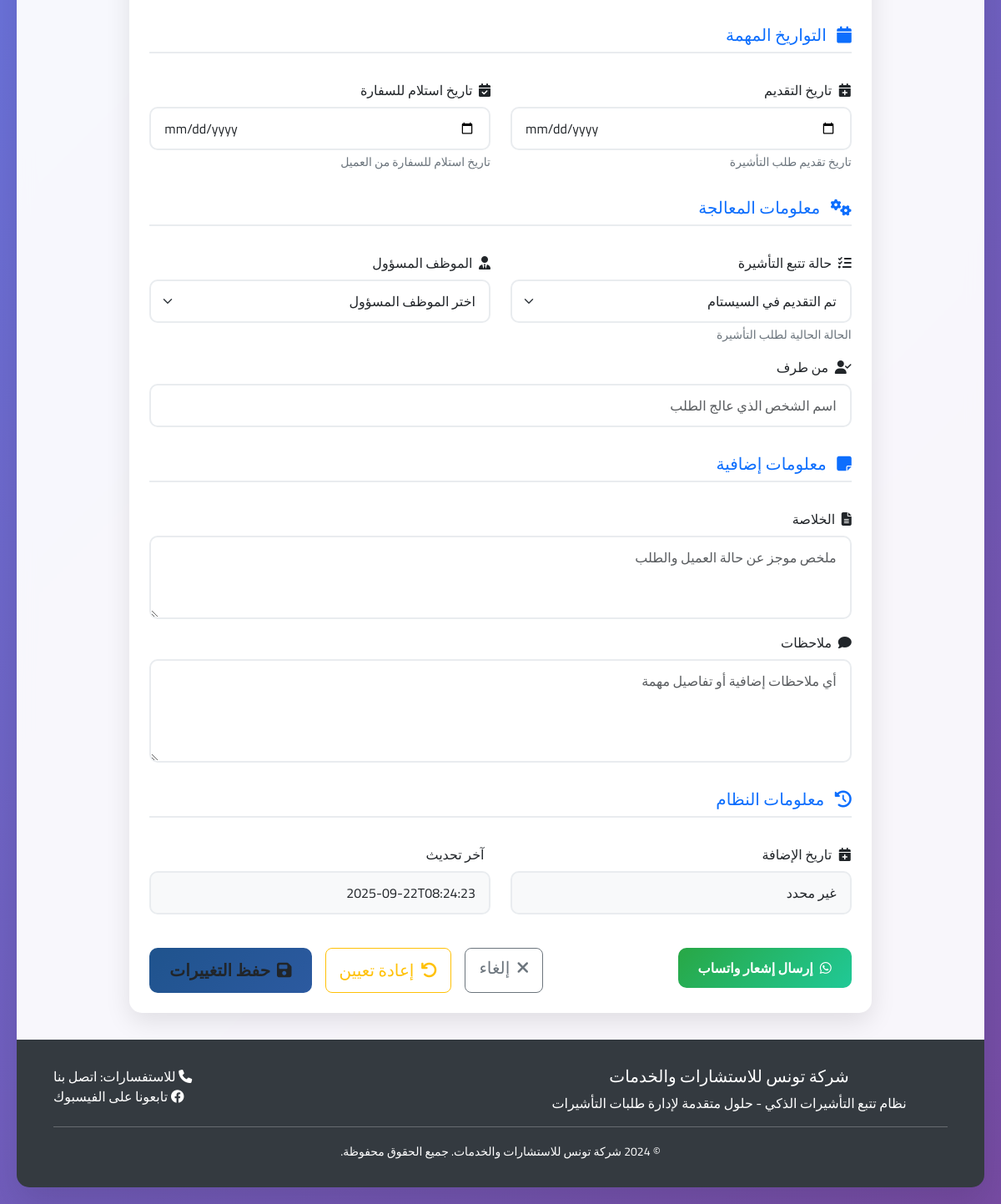
The page /client/edit/CLI973 (lower part) on the database as committed earlier.
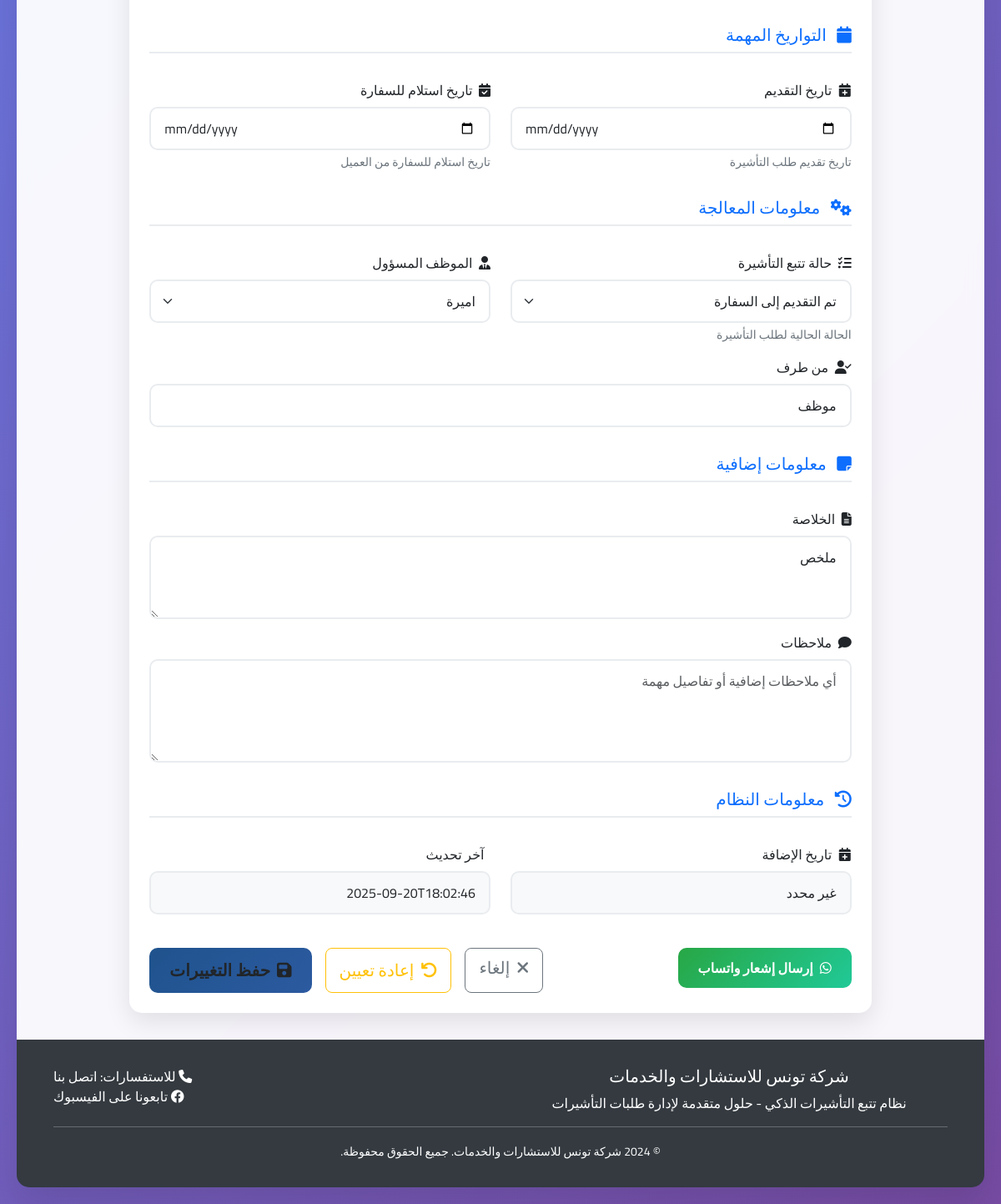
The same page on the database as committed later.
### tables this page shows
CREATE TABLE clients (
        id INTEGER PRIMARY KEY AUTOINCREMENT,
        client_id TEXT UNIQUE,
        full_name TEXT,
        whatsapp_number TEXT,
        whatsapp_number_clean TEXT,
        application_date TEXT,
        transaction_date TEXT,
        passport_number TEXT,
        passport_status TEXT,
        passport_status_normalized TEXT,
        nationality TEXT,
        visa_status TEXT,
        visa_status_normalized TEXT,
        processed_by TEXT,
        summary TEXT,
        notes TEXT,
        responsible_employee TEXT,
        
        -- Nouvelles colonnes pour supporter tous les formats
        original_row_number INTEGER,
        import_timestamp TEXT,
        is_duplicate BOOLEAN DEFAULT 0,
        has_empty_fields BOOLEAN DEFAULT 0,
        has_errors BOOLEAN DEFAULT 0,
        original_data TEXT,  -- JSON des données originales
        
        -- Colonnes supplémentaires du fichier Excel
        excel_col_0 TEXT,
        excel_col_1 TEXT,
        excel_col_2 TEXT,
        excel_col_3 TEXT,
        excel_col_4 TEXT,
        excel_col_5 TEXT,
        excel_col_6 TEXT,
        excel_col_7 TEXT,
        excel_col_8 TEXT,
        excel_col_9 TEXT,
        excel_col_10 TEXT,
        excel_col_11 TEXT,
        excel_col_12 TEXT,
        
        created_at TIMESTAMP DEFAULT CURRENT_TIMESTAMP,
        updated_at TIMESTAMP DEFAULT CURRENT_TIMESTAMP
    , auto_generated_id BOOLEAN DEFAULT FALSE, empty_name_accepted BOOLEAN DEFAULT FALSE, extra_data TEXT);

### app.py (the view, shortened to what this page needs)
@app.route('/client/edit/<client_id>', methods=['GET', 'POST'])
def edit_client(client_id):
    try:
        client = client_controller.get_client_by_id(client_id)
        if not client:
            flash('العميل غير موجود', 'error')
            return redirect(url_for('clients_list'))
        return render_template('edit_client.html',
                             client=client,
                             passport_statuses=Client.PASSPORT_STATUS_OPTIONS,
                             nationalities=Client.NATIONALITY_OPTIONS,
                             visa_statuses=Client.VISA_STATUS_OPTIONS,
                             employees=Client.EMPLOYEE_OPTIONS)
    except Exception as e:
        flash(f'خطأ في تحديث العميل: {str(e)}', 'error')
        return redirect(url_for('clients_list'))

### app.py (called while the page is built)
@app.context_processor
def inject_rtl_support():
    from datetime import datetime
    return {
        'rtl_support': True,
        'app_title': '🛂 نظام تتبع التأشيرات الذكي - TCA',
        'company_name': 'شركة تونس للاستشارات والخدمات',
        'facebook_link': 'https://www.facebook.com/share/1D4dHp2z74/?mibextid=wwXIfr',
        'current_datetime': datetime.now().strftime('%Y-%m-%d %H:%M')
    }

### src/controllers/client_controller.py (called while the page is built)
    def get_client_by_id(self, client_id: str) -> Optional[Dict[str, Any]]:
        try:
            client = self.db_manager.get_client_by_id(client_id)
            return dict(client) if client else None
        except Exception as e:
            print(f"Erreur lors de la récupération du client: {e}")
            return None

### src/database/database_manager.py (called while the page is built)
    def get_connection(self):
        return sqlite3.connect(self.db_path)

    def get_client_by_id(self, client_id: str) -> Optional[sqlite3.Row]:
        conn = self.get_connection()
        conn.row_factory = sqlite3.Row
        cursor = conn.cursor()
        try:
            cursor.execute('SELECT * FROM clients WHERE client_id = ?', (client_id,))
            client = cursor.fetchone()
            return client
        finally:
            conn.close()

### templates/edit_client.html (shortened to what the changed rows need)
{% extends "base.html" %} {% block content %} <div class="container-fluid">  <div class="row justify-content-center"> <div class="col-lg-10"> <div class="card card-modern"> <div class="card-body p-4"> <form method="POST" action="{{ url_for('edit_client', client_id=client.client_id) }}" id="editClientForm"> <div class="row">  <div class="col-lg-6 mb-3"> <label for="visa_status" class="form-label"> <i class="fas fa-tasks me-1"></i> حالة تتبع التأشيرة </label> <select class="form-select" id="visa_status" name="visa_status"> {% for status in visa_statuses %} <option value="{{ status }}" {% if client.visa_status == status %}selected{% endif %}> {{ status }} </option> {% endfor %} </select> <div class="form-text">الحالة الحالية لطلب التأشيرة</div> </div>  <div class="col-lg-6 mb-3"> <label for="responsible_employee" class="form-label"> <i class="fas fa-user-tie me-1"></i> الموظف المسؤول </label> <select class="form-select" id="responsible_employee" name="responsible_employee"> <option value="">اختر الموظف المسؤول</option> {% for employee in employees %} <option value="{{ employee }}" {% if client.responsible_employee == employee %}selected{% endif %}> {{ employee }} </option> {% endfor %} </select> </div>  <div class="col-lg-12 mb-3"> <label for="processed_by" class="form-label"> <i class="fas fa-user-check me-1"></i> من طرف </label> <input type="text" class="form-control" id="processed_by" name="processed_by" value="{{ client.processed_by or '' }}" placeholder="اسم الشخص الذي عالج الطلب"> </div> </div> <div class="row">  <div class="col-lg-12 mb-3"> <label for="summary" class="form-label"> <i class="fas fa-file-alt me-1"></i> الخلاصة </label> <textarea class="form-control" id="summary" name="summary" rows="3" placeholder="ملخص موجز عن حالة العميل والطلب">{{ client.summary or '' }}</textarea> </div>  </div>  <div class="row"> <div class="col-lg-6 mb-3"> <label class="form-label"> آخر تحديث </label> <input type="text" class="form-control" readonly value="{{ client.updated_at[:19] if client.updated_at else 'غير محدد' }}"> </div> </div>  </form> </div> </div> </div> </div> </div> {% endblock %}

Rows that differ between the two databases and show on the page:
changed clients: visa_status "تم التقديم في السيستام" → "تم التقديم إلى السفارة"; responsible_employee (not shown) → "اميرة"; processed_by (not shown) → "موظف"; summary (not shown) → "ملخص"; updated_at "2025-09-22T08:24:23" → "2025-09-20T18:02:46"
Other text that changed with them:
form field responsible_employee: "اختر الموظف المسؤول" → (not shown)
